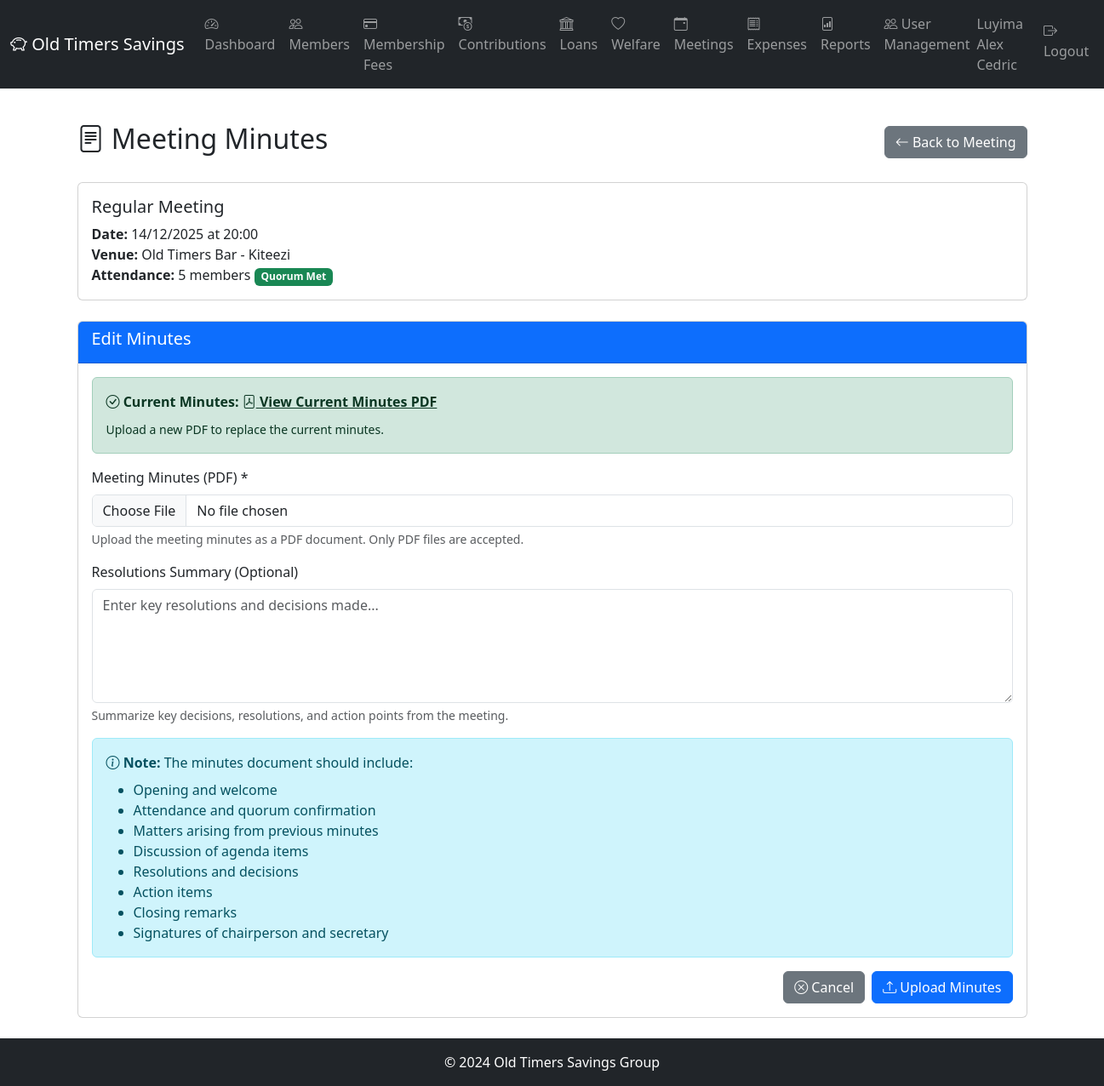
The app's page /meetings/1/minutes (signed in) with its own data.
### app/models/member.py (models this page shows, shortened)
class Member(db.Model):
    __tablename__ = 'members'
    id = db.Column(db.Integer, primary_key=True)
    member_number = db.Column(db.String(10), unique=True, nullable=False)  # OT-001
    full_name = db.Column(db.String(100), nullable=False)
    national_id = db.Column(db.String(20), unique=True)
    date_of_birth = db.Column(db.Date)
    gender = db.Column(db.String(10))  # Male, Female
    phone_primary = db.Column(db.String(20), nullable=False)
    phone_secondary = db.Column(db.String(20))
    email = db.Column(db.String(100))
    physical_address = db.Column(db.Text)
    occupation = db.Column(db.String(100))
    date_joined = db.Column(db.Date, nullable=False)
    membership_fee_paid = db.Column(db.Boolean, default=False)
    membership_fee_date = db.Column(db.Date)
    membership_fee_receipt = db.Column(db.String(20))
    status = db.Column(db.String(20), default='Active')  # Active, Inactive, Suspended, Expelled, Deceased
    total_contributed = db.Column(db.Numeric(15, 2), default=0.00)
    consecutive_months_paid = db.Column(db.Integer, default=0)
    last_contribution_date = db.Column(db.Date)
    qualified_for_benefits = db.Column(db.Boolean, default=False)
    suspension_date = db.Column(db.Date)
    expulsion_date = db.Column(db.Date)
    expulsion_reason = db.Column(db.Text)
    refund_amount = db.Column(db.Numeric(15, 2))
    refund_paid = db.Column(db.Boolean, default=False)
    created_at = db.Column(db.DateTime, default=datetime.utcnow)
    updated_at = db.Column(db.DateTime, default=datetime.utcnow, onupdate=datetime.utcnow)
    created_by = db.Column(db.Integer)
    next_of_kin = db.relationship('NextOfKin', backref='member', lazy='dynamic', cascade='all, delete-orphan')
    contributions = db.relationship('Contribution', backref='member', lazy='dynamic')
    welfare_requests = db.relationship('WelfareRequest', backref='member', lazy='dynamic')
    loans = db.relationship('Loan', backref='member', lazy='dynamic', foreign_keys='Loan.member_id')
    loans_guaranteed1 = db.relationship('Loan', foreign_keys='Loan.guarantor1_id', lazy='dynamic')
    loans_guaranteed2 = db.relationship('Loan', foreign_keys='Loan.guarantor2_id', lazy='dynamic')

### app/models/meeting.py (models this page shows, shortened)
class Meeting(db.Model):
    __tablename__ = 'meetings'
    id = db.Column(db.Integer, primary_key=True)
    meeting_type = db.Column(db.String(20), nullable=False)  # Regular, Emergency, AnnualGeneral
    meeting_date = db.Column(db.Date, nullable=False)
    meeting_time = db.Column(db.Time, nullable=False)
    venue = db.Column(db.String(255), nullable=False)
    agenda = db.Column(db.Text, nullable=False)
    called_by = db.Column(db.Integer, db.ForeignKey('users.id'), nullable=False)
    quorum_met = db.Column(db.Boolean)
    total_attendance = db.Column(db.Integer)
    status = db.Column(db.String(20), default='Scheduled')  # Scheduled, Completed, Cancelled
    notification_sent = db.Column(db.Boolean, default=False)
    notification_sent_date = db.Column(db.DateTime)
    created_at = db.Column(db.DateTime, default=datetime.utcnow)
    updated_at = db.Column(db.DateTime, default=datetime.utcnow, onupdate=datetime.utcnow)
    caller = db.relationship('User', foreign_keys=[called_by])
    attendance_records = db.relationship('Attendance', backref='meeting', lazy='dynamic', cascade='all, delete-orphan')
    minutes = db.relationship('Minutes', backref='meeting', uselist=False)
    action_items = db.relationship('ActionItem', backref='meeting', lazy='dynamic')

### app/routes/meetings.py (the view, shortened to what this page needs)
@meetings.route('/<int:id>/minutes', methods=['GET', 'POST'])
@login_required
@executive_required
def manage_minutes(id):
    meeting = Meeting.query.get_or_404(id)
    minutes = Minutes.query.filter_by(meeting_id=id).first()
    return render_template('meetings/minutes.html', meeting=meeting, minutes=minutes)

### app/models/user.py (called while the page is built)
@login_manager.user_loader
def load_user(user_id):
    return User.query.get(int(user_id))

    def is_super_admin(self):
        return self.role == 'SuperAdmin'

    def is_executive(self):
        return self.role == 'Executive'

### app/templates/meetings/minutes.html (shortened to what this page needs)
{% extends "base.html" %}
{% block content %}
<div class="container py-4">
    <div class="d-flex justify-content-between align-items-center mb-4">
        <h2><i class="bi bi-file-text"></i> Meeting Minutes</h2>
        <a href="{{ url_for('meetings.view_meeting', id=meeting.id) }}" class="btn btn-secondary">
            <i class="bi bi-arrow-left"></i> Back to Meeting
        </a>
    </div>
    <div class="card mb-4">
        <div class="card-body">
            <h5>{{ meeting.meeting_type }} Meeting</h5>
            <p class="mb-0">
                <strong>Date:</strong> {{ meeting.meeting_date.strftime('%d/%m/%Y') }} at {{ meeting.meeting_time.strftime('%H:%M') }}<br>
                <strong>Venue:</strong> {{ meeting.venue }}<br>
                <strong>Attendance:</strong> {{ meeting.total_attendance }} members
                {% if meeting.quorum_met %}
                <span class="badge bg-success">Quorum Met</span>
                {% else %}
                <span class="badge bg-danger">Quorum Not Met</span>
                {% endif %}
            </p>
        </div>
    </div>
    <div class="card">
        <div class="card-header bg-primary text-white">
            <h5>{% if minutes %}Edit{% else %}Upload{% endif %} Minutes</h5>
        </div>
        <div class="card-body">
            {% if minutes and minutes.minutes_document_path %}
            <div class="alert alert-success mb-3">
                <i class="bi bi-check-circle"></i> <strong>Current Minutes:</strong>
                <a href="{{ url_for('static', filename='uploads/' + minutes.minutes_document_path) }}" target="_blank" class="alert-link">
                    <i class="bi bi-file-pdf"></i> View Current Minutes PDF
                </a>
                <p class="mb-0 mt-2"><small>Upload a new PDF to replace the current minutes.</small></p>
            </div>
            {% endif %}
            <form method="POST" action="{{ url_for('meetings.manage_minutes', id=meeting.id) }}" enctype="multipart/form-data">
                <div class="mb-3">
                    <label for="minutes_document" class="form-label">Meeting Minutes (PDF) *</label>
                    <input type="file" class="form-control" id="minutes_document" name="minutes_document"
                           accept=".pdf" required>
                    <div class="form-text">
                        Upload the meeting minutes as a PDF document. Only PDF files are accepted.
                    </div>
                </div>
                <div class="mb-3">
                    <label for="resolutions_summary" class="form-label">Resolutions Summary (Optional)</label>
                    <textarea class="form-control" id="resolutions_summary" name="resolutions_summary" rows="5"
                              placeholder="Enter key resolutions and decisions made...">{% if minutes %}{{ minutes.resolutions_summary }}{% endif %}</textarea>
                    <div class="form-text">
                        Summarize key decisions, resolutions, and action points from the meeting.
                    </div>
                </div>
                <div class="alert alert-info">
                    <i class="bi bi-info-circle"></i> <strong>Note:</strong>
                    The minutes document should include:
                    <ul class="mb-0 mt-2">
                        <li>Opening and welcome</li>
                        <li>Attendance and quorum confirmation</li>
                        <li>Matters arising from previous minutes</li>
                        <li>Discussion of agenda items</li>
                        <li>Resolutions and decisions</li>
                        <li>Action items</li>
                        <li>Closing remarks</li>
                        <li>Signatures of chairperson and secretary</li>
                    </ul>
                </div>
                <div class="d-grid gap-2 d-md-flex justify-content-md-end">
                    <a href="{{ url_for('meetings.view_meeting', id=meeting.id) }}" class="btn btn-secondary">
                        <i class="bi bi-x-circle"></i> Cancel
                    </a>
                    <button type="submit" class="btn btn-primary">
                        <i class="bi bi-upload"></i> Upload Minutes
                    </button>
                </div>
            </form>
        </div>
    </div>
</div>
{% endblock %}

### app/templates/base.html (shortened to what this page needs)
<!DOCTYPE html>
<html lang="en">
<head>
    <link href="https://cdn.jsdelivr.net/npm/bootstrap@5.3.0/dist/css/bootstrap.min.css" rel="stylesheet">
    <link rel="stylesheet" href="https://cdn.jsdelivr.net/npm/bootstrap-icons@1.10.0/font/bootstrap-icons.css">
</head>
<body>
    {% if current_user.is_authenticated %}
    <nav class="navbar navbar-expand-lg navbar-dark bg-dark">
        <div class="container-fluid">
            <a class="navbar-brand" href="{{ url_for('main.dashboard') }}">
                <i class="bi bi-piggy-bank"></i> Old Timers Savings
            </a>
            <div class="collapse navbar-collapse">
                <ul class="navbar-nav me-auto">
                    <li class="nav-item">
                        <a class="nav-link" href="{{ url_for('main.dashboard') }}">
                            <i class="bi bi-speedometer2"></i> Dashboard
                        </a>
                    </li>
                    {% if current_user.is_super_admin() or current_user.is_executive() or current_user.is_auditor() %}
                    <li class="nav-item">
                        <a class="nav-link" href="{{ url_for('members.list_members') }}">
                            <i class="bi bi-people"></i> Members
                        </a>
                    </li>
                    <li class="nav-item">
                        <a class="nav-link" href="{{ url_for('membership_fees.list_members') }}">
                            <i class="bi bi-credit-card"></i> Membership Fees
                        </a>
                    </li>
                    <li class="nav-item">
                        <a class="nav-link" href="{{ url_for('contributions.list_contributions') }}">
                            <i class="bi bi-cash-coin"></i> Contributions
                        </a>
                    </li>
                    <li class="nav-item">
                        <a class="nav-link" href="{{ url_for('loans.list_loans') }}">
                            <i class="bi bi-bank"></i> Loans
                        </a>
                    </li>
                    <li class="nav-item">
                        <a class="nav-link" href="{{ url_for('welfare.list_requests') }}">
                            <i class="bi bi-heart"></i> Welfare
                        </a>
                    </li>
                    <li class="nav-item">
                        <a class="nav-link" href="{{ url_for('meetings.list_meetings') }}">
                            <i class="bi bi-calendar-event"></i> Meetings
                        </a>
                    </li>
                    <li class="nav-item">
                        <a class="nav-link" href="{{ url_for('expenses.list_expenses') }}">
                            <i class="bi bi-receipt"></i> Expenses
                        </a>
                    </li>
                    {% endif %}
                    <li class="nav-item">
                        <a class="nav-link" href="{{ url_for('reports.reports_index') }}">
                            <i class="bi bi-file-bar-graph"></i> Reports
                        </a>
                    </li>
                    {% if current_user.is_super_admin() %}
                    <li class="nav-item">
                        <a class="nav-link" href="{{ url_for('users.list_users') }}">
                            <i class="bi bi-people"></i> User Management
                        </a>
                    </li>
                    {% endif %}
                </ul>
                <ul class="navbar-nav ms-auto">
                    <li class="nav-item">
                        <span class="navbar-text me-3">
                            {{ current_user.member.full_name }}
                        </span>
                    </li>
                    <li class="nav-item">
                        <a class="nav-link" href="{{ url_for('auth.logout') }}">
                            <i class="bi bi-box-arrow-right"></i> Logout
                        </a>
                    </li>
                </ul>
            </div>
        </div>
    </nav>
    {% endif %}
    <main>
        {% block content %}{% endblock %}
    </main>
    <footer class="bg-dark text-white text-center py-3 mt-auto">
        <p class="mb-0">&copy; 2024 Old Timers Savings Group</p>
    </footer>
</body>
</html>

### app/templates/base.html (style rules this page uses)
body { min-height: 100vh; display: flex; flex-direction: column; }
main { flex: 1; }

### records on screen
Member: member.full_name "Luyima Alex Cedric"
Meeting: meeting_type "Regular", meeting_date "14/12/2025", meeting_time "20:00", venue "Old Timers Bar - Kiteezi", total_attendance "5"
